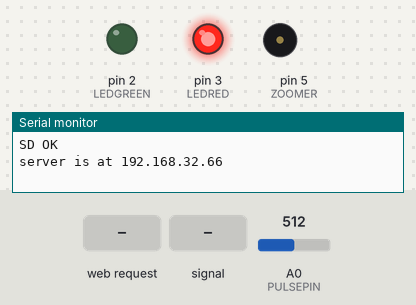
A sketch run on a simulated Arduino Uno, built with avr-gcc and run on an emulated ATmega328P. Parts: output pins drawn as LEDs (lit = HIGH), buzzer (waves = sounding), the last lines printed to the serial monitor. The test bench sets the inputs (shaded band); at power-on: A0 (PULSEPIN) = 512. WiFi joins after 1.5 s; servers stay silent unless stated; storage starts empty.

Above: at 1.2 s.
1.3 s: HTTP request GET /StartPulseMetr received
At 1.9 s:
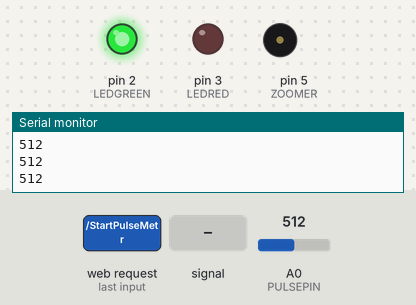
2.8 s: A0 (PULSEPIN) fed a 200 Hz sine of ±81 counts around its level
At 3.0 s:
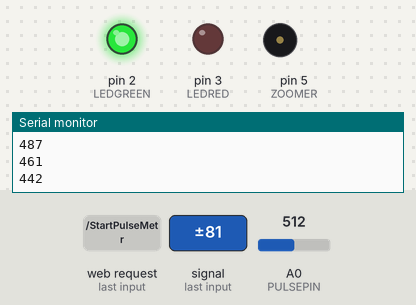
5.8 s: A0 (PULSEPIN) set to 560
7.3 s: A0 (PULSEPIN) set to 540
At 7.7 s:
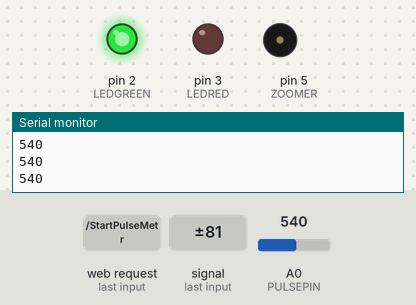
Timing chart, 0 to 17.8 s (numbered marks = the images above; inputs shaded):
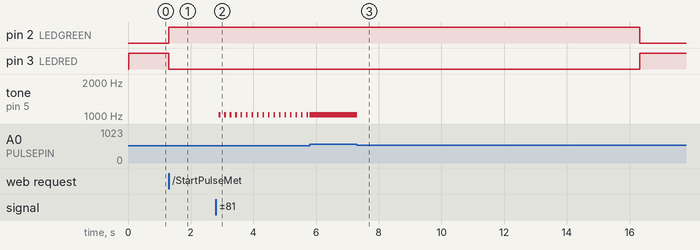

The sketch:

main.ino
```cpp
#include <PulseSensorPlayground.h>
#include <SPI.h>
#include <Ethernet.h>
#include <SD.h>
#define SDPIN  4
byte mac[] = {0xDE, 0xAD, 0xBE, 0xEF, 0xFE, 0xED};
IPAddress ip(192, 168, 32, 66);
String request;
EthernetServer server(80);
#define LOPLUS 7
#define LOMINUS 6
#define LEDRED 3
#define LEDGREEN 2
#define PULSEPIN A0
#define ECGPIN A1
#define ZOOMER 5
boolean stateEKG = true;
boolean statePulse = true;

void setup() {
  Serial.begin(9600); // Подключаем библиотеку
  pinMode(LOPLUS, INPUT);
  pinMode(LOMINUS, INPUT); // Настройка выходов датчика ЭКГ
  pinMode(LEDRED, OUTPUT);
  pinMode(LEDGREEN, OUTPUT); // Настройка светодиодов
  pinMode(ZOOMER, OUTPUT); // Настройка пищалки
  Ethernet.begin(mac, ip);
  if (!SD.begin(SDPIN)){Serial.println("SD NC");}
  else{Serial.println("SD OK");}
  if (Ethernet.hardwareStatus() == EthernetNoHardware) {
    Serial.println("Ethernet shield was not found.  Sorry, can't run without hardware. :(");
    while (true) {
      delay(1);
    }
  }
  if (Ethernet.linkStatus() == LinkOFF){Serial.println("Ethernet cable is connected.");}
  server.begin();
  Serial.print("server is at ");
  Serial.println(Ethernet.localIP());
}

void(* resetFunc) (void) = 0;
void(* resetFuncAgain) (void) = 0;

void loop()
{
  EthernetClient client = server.available();
  uint32_t nowpulse = millis();
  uint32_t nowecg = millis();
  digitalWrite(LEDGREEN, LOW);
  digitalWrite(LEDRED, HIGH); // сигнал об отсутствии работ
  if (client) {
    while (client.connected()) {
      if (client.available()) {
        char c = client.read();
        if (request.length() < 100)
        {
          request += c;
          Serial.print(c);
        }
        if (c == '\n') { int bitt = 0;
          HTTP(client);
          if (request.indexOf("StartPulseMetr") > 0)
          {

            digitalWrite(LEDRED, LOW);
            digitalWrite(LEDGREEN, HIGH);
            statePulse = false;
            if (statePulse == false){client.println("PulseMetr: in work");}
            while (millis() - nowpulse < 15000)
            {
              int pulse = analogRead(PULSEPIN);
              Serial.println(pulse);
              if (pulse > 550){tone(ZOOMER, 1024); bitt = bitt + 1;}
              else{noTone(ZOOMER);}
              //
              delay(10);
            }
            client.println("</br>");
            client.println("Pulses: ");client.println(bitt);
            client.println("</br>");
            resetFunc();
            digitalWrite(LEDGREEN, LOW);
            digitalWrite(LEDRED, HIGH);
          }
          if (request.indexOf("StartEKG") > 0)
          {
            digitalWrite(LEDRED, LOW);
            digitalWrite(LEDGREEN, HIGH);
            stateEKG = false;

            if (stateEKG == false){client.println("EKG: in work");}
            while (millis () - nowecg < 15000)
            {
              if ((digitalRead(LOPLUS) == 1) || (digitalRead(LOMINUS) == 1)){Serial.println("Error");}
              else
              {

                Serial.println(analogRead(ECGPIN));
                tone(ZOOMER, 1024);
                delay(10);
                noTone(ZOOMER);
                delay(10);
              }
              delay(10);
            }
            digitalWrite(LEDGREEN, LOW);
            digitalWrite(LEDRED, HIGH);
            resetFuncAgain();
          }
          delay(1);
          client.stop();
          request = "";
        }
      }
    }
  }
}
void HTTP(EthernetClient client)
{
  client.println("<html>");
  client.println("<head>");
  client.println("MedBatya");
  client.println("</head>");
  client.println("</br>");
  client.println("<FORM ACTION='' method=get >");
  client.println("<input class=a type=submit value=StartEKG name='EKG'>");
  client.println("<input class=a type=submit value=StartPulseMetr name='PulseMetr'>");
  client.println("</FORM>");
  client.println("</html>");
}
```

Measured:
- after the input at 1.3 s, pin 2 (LEDGREEN): LOW → HIGH at once; pin 3 (LEDRED): HIGH → LOW at once
- after the input at 2.8 s, tone on pin 5 (ZOOMER): alternates 1024 Hz for 0.05 s and silent for 0.12 s, starting after 0.10 s
- after the input at 7.3 s, tone on pin 5 (ZOOMER): 1024 Hz → silent at once
